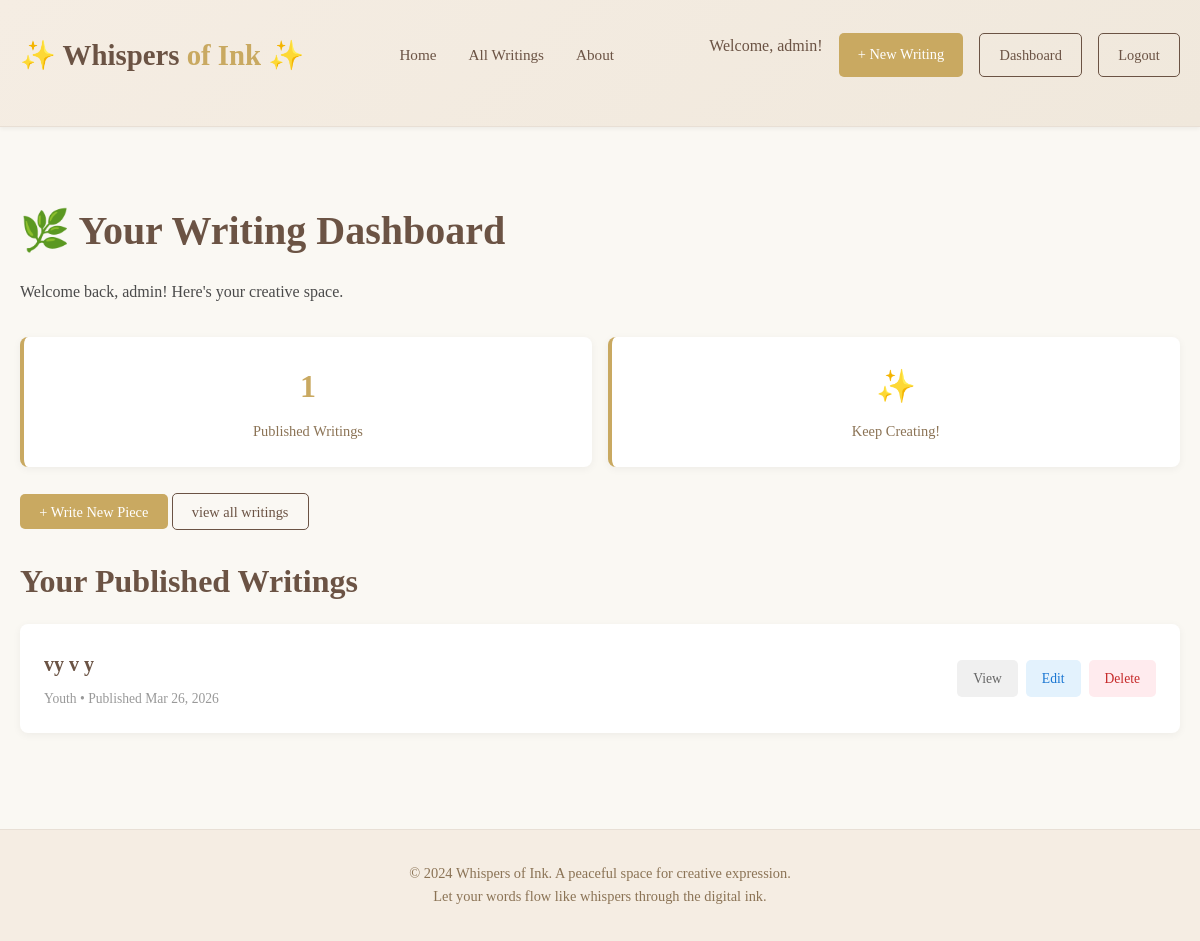
The page /accounts/dashboard/ (signed in) on the database its author committed.
### mysite/writings/models.py (models this page shows, shortened)
class Post(models.Model):
    title = models.CharField(max_length=200)
    content = models.TextField()
    author = models.ForeignKey(User, on_delete=models.CASCADE, related_name='posts')
    category = models.ForeignKey(Category, on_delete=models.SET_NULL, null=True, related_name='posts')
    inspiration_note = models.TextField(blank=True, null=True, help_text="Optional note about inspiration")
    created_at = models.DateTimeField(auto_now_add=True)
    updated_at = models.DateTimeField(auto_now=True)
    class Meta:
        ordering = ['-created_at']

class Category(models.Model):
    name = models.CharField(max_length=50, unique=True)
    slug = models.SlugField(unique=True)
    description = models.TextField(blank=True)
    class Meta:
        verbose_name_plural = "Categories"

### mysite/accounts/views.py (the view)
# urls.py: path('dashboard/', views.dashboard, name='dashboard'),
@login_required(login_url='login')
def dashboard(request):
    user_posts = request.user.posts.all()
    context = {
        'user_posts': user_posts,
        'total_posts': user_posts.count(),
    }
    return render(request, 'accounts/dashboard.html', context)

### mysite/templates/accounts/dashboard.html (shortened to what this page needs)
{% extends 'base.html' %}
{% block content %}
<div class="dashboard-header">
    <h1>🌿 Your Writing Dashboard</h1>
    <p>Welcome back, {{ user.username }}! Here's your creative space.</p>
</div>
<div class="dashboard-stats">
    <div class="stat-card">
        <div class="stat-number">{{ total_posts }}</div>
        <div class="stat-label">Published Writings</div>
    </div>
    <div class="stat-card">
        <div class="stat-number">✨</div>
        <div class="stat-label">Keep Creating!</div>
    </div>
</div>
<div class="action-buttons">
    <a href="{% url 'create_post' %}" class="btn btn-primary">+ Write New Piece</a>
    <a href="{% url 'writings_list' %}" class="btn btn-secondary">view all writings</a>
</div>
<h2>Your Published Writings</h2>
{% if user_posts %}
    <div class="posts-list">
        {% for post in user_posts %}
            <div class="post-item">
                <div class="post-info">
                    <h3>{{ post.title }}</h3>
                    <div class="post-meta">
                        {% if post.category %}
                            <span>{{ post.category.name }}</span> •
                        {% endif %}
                        Published {{ post.created_at|date:"M d, Y" }}
                    </div>
                </div>
                <div class="post-actions">
                    <a href="{% url 'post_detail' post.pk %}" class="action-link view">View</a>
                    <a href="{% url 'edit_post' post.pk %}" class="action-link edit">Edit</a>
                    <a href="{% url 'delete_post' post.pk %}" class="action-link delete">Delete</a>
                </div>
            </div>
        {% endfor %}
    </div>
{% else %}
    <div class="empty-state posts-list">
        <p>You haven't published any writings yet. 📝</p>
        <p>Start sharing your thoughts and stories with the world.</p>
        <a href="{% url 'create_post' %}" class="btn btn-primary">Write Your First Piece</a>
    </div>
{% endif %}
{% endblock %}

### mysite/templates/base.html (shortened to what this page needs)
<!DOCTYPE html>
<html lang="en">
<head>
</head>
<body>
    <header>
        <div class="container">
            <nav>
                <a href="{% url 'home' %}" class="logo">✨ Whispers <span>of Ink</span> ✨</a>
                <ul class="nav-links">
                    <li><a href="{% url 'home' %}">Home</a></li>
                    <li><a href="{% url 'writings_list' %}">All Writings</a></li>
                    <li><a href="{% url 'about' %}">About</a></li>
                </ul>
                <div class="nav-auth">
                    {% if user.is_authenticated %}
                        <span style="color: #6b5344;">Welcome, {{ user.username }}!</span>
                        <a href="{% url 'create_post' %}" class="btn btn-primary">+ New Writing</a>
                        <a href="{% url 'dashboard' %}" class="btn btn-secondary">Dashboard</a>
                        <a href="{% url 'logout' %}" class="btn btn-secondary">Logout</a>
                    {% else %}
                        <a href="{% url 'login' %}" class="btn btn-secondary">Login</a>
                        <a href="{% url 'register' %}" class="btn btn-primary">Sign Up</a>
                    {% endif %}
                </div>
            </nav>
        </div>
    </header>
    <main>
        <div class="container">
            {% block content %}{% endblock %}
        </div>
    </main>
    <footer>
        <p>&copy; 2024 Whispers of Ink. A peaceful space for creative expression.</p>
        <p>Let your words flow like whispers through the digital ink.</p>
    </footer>
</body>
</html>

### mysite/templates/base.html (style rules this page uses)
* { margin: 0; padding: 0; box-sizing: border-box; }
body { font-family: 'Georgia', serif; background-color: #faf8f3; color: #4a4a4a; line-height: 1.6; }
header { background: linear-gradient(135deg, #f5ede3 0%, #f0e8dc 100%); padding: 2rem 0; box-shadow: 0 2px 4px rgba(0, 0, 0, 0.05); border-bottom: 1px solid #e8dfd5; }
.container { max-width: 1200px; margin: 0 auto; padding: 0 20px; }
nav { display: flex; justify-content: space-between; align-items: center; margin-bottom: 1rem; }
.logo { font-size: 1.8rem; font-weight: bold; color: #6b5344; text-decoration: none; }
.logo span { color: #c9a961; }
.nav-links { display: flex; gap: 2rem; list-style: none; }
.nav-links a { text-decoration: none; color: #6b5344; font-size: 0.95rem; transition: color 0.3s; }
.nav-auth { display: flex; gap: 1rem; }
.btn { padding: 0.6rem 1.2rem; border: none; border-radius: 5px; text-decoration: none; cursor: pointer; font-family: inherit; transition: all 0.3s; font-size: 0.9rem; }
.btn-primary { background-color: #c9a961; color: white; }
.btn-secondary { background-color: transparent; color: #6b5344; border: 1px solid #6b5344; }
main { min-height: calc(100vh - 200px); padding: 3rem 0; }
footer { background: #f5ede3; text-align: center; padding: 2rem; margin-top: 3rem; border-top: 1px solid #e8dfd5; color: #8b7355; font-size: 0.9rem; }
h1, h2, h3 { color: #6b5344; margin: 1.5rem 0 1rem 0; }
h1 { font-size: 2.5rem; }
h2 { font-size: 2rem; }
h3 { font-size: 1.25rem; }

### mysite/templates/accounts/dashboard.html (style rules this page uses)
.dashboard-header { margin-bottom: 2rem; }
.dashboard-stats { display: grid; grid-template-columns: repeat(auto-fit, minmax(150px, 1fr)); gap: 1rem; margin-bottom: 2rem; }
.stat-card { background: white; padding: 1.5rem; border-radius: 8px; text-align: center; box-shadow: 0 2px 8px rgba(0, 0, 0, 0.05); border-left: 4px solid #c9a961; }
.stat-number { font-size: 2rem; font-weight: bold; color: #c9a961; margin-bottom: 0.5rem; }
.stat-label { color: #8b7355; font-size: 0.9rem; }
.action-buttons { margin-bottom: 2rem; }
.posts-list { background: white; border-radius: 8px; overflow: hidden; box-shadow: 0 2px 8px rgba(0, 0, 0, 0.05); }
.post-item { padding: 1.5rem; border-bottom: 1px solid #e8dfd5; display: flex; justify-content: space-between; align-items: center; }
.post-item:last-child { border-bottom: none; }
.post-info h3 { margin: 0 0 0.5rem 0; color: #6b5344; }
.post-meta { color: #999; font-size: 0.85rem; }
.post-actions { display: flex; gap: 0.5rem; }
.action-link { text-decoration: none; padding: 0.5rem 1rem; border-radius: 5px; font-size: 0.85rem; transition: all 0.3s; }
.action-link.edit { background-color: #e3f2fd; color: #1976d2; }
.action-link.delete { background-color: #ffebee; color: #c62828; }
.action-link.view { background-color: #f0f0f0; color: #666; }

### rows shown on the page
Post: title "vy v y", category.name "Youth", created_at "Mar 26, 2026"

### other values the page prints
{{ user.username }} "admin"
{{ total_posts }} "1"
